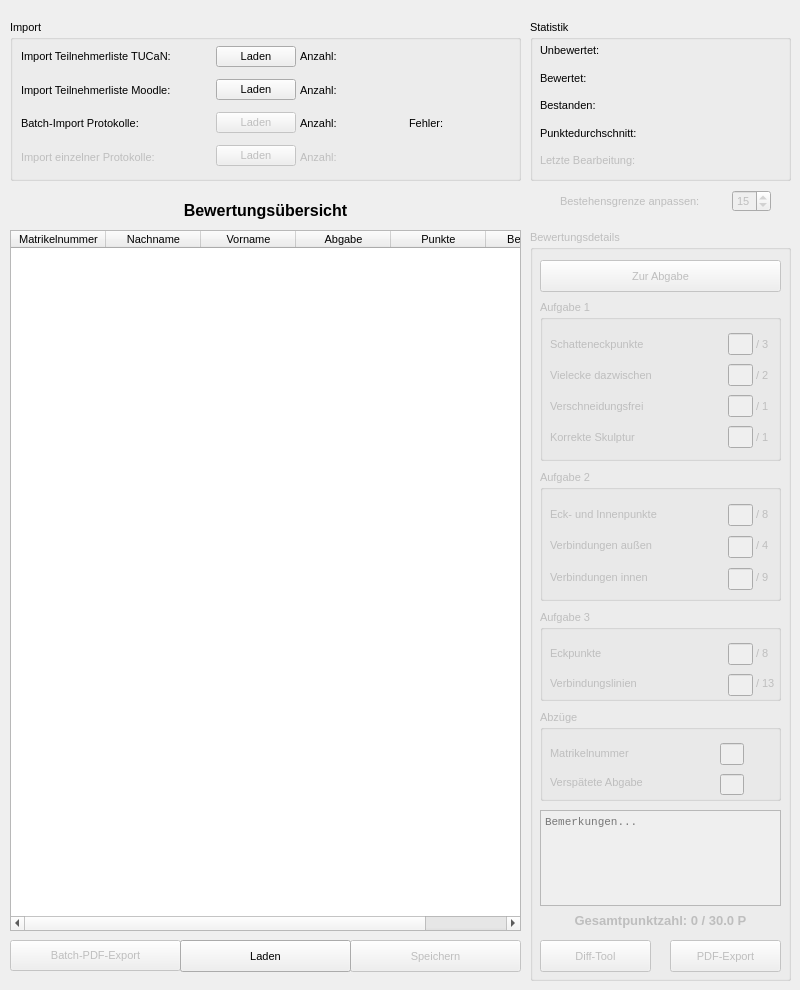
<?xml version="1.0" encoding="UTF-8"?>
<ui version="4.0">
 <class>MainWindow</class>
 <widget class="QMainWindow" name="MainWindow">
  <property name="geometry">
   <rect>
    <x>0</x>
    <y>0</y>
    <width>800</width>
    <height>990</height>
   </rect>
  </property>
  <property name="sizePolicy">
   <sizepolicy hsizetype="Preferred" vsizetype="Preferred">
    <horstretch>0</horstretch>
    <verstretch>0</verstretch>
   </sizepolicy>
  </property>
  <property name="windowTitle">
   <string>GMV-Testat</string>
  </property>
  <property name="windowIcon">
   <iconset>
    <normaloff>../Sonstige Dateien/iib_logo-2.ico</normaloff>../Sonstige Dateien/iib_logo-2.ico</iconset>
  </property>
  <widget class="QWidget" name="centralwidget">
   <widget class="QTableWidget" name="BewertungsUebersicht_table">
    <property name="geometry">
     <rect>
      <x>10</x>
      <y>230</y>
      <width>511</width>
      <height>701</height>
     </rect>
    </property>
    <property name="font">
     <font>
      <pointsize>8</pointsize>
     </font>
    </property>
    <property name="selectionBehavior">
     <enum>QAbstractItemView::SelectRows</enum>
    </property>
    <property name="sortingEnabled">
     <bool>false</bool>
    </property>
    <property name="columnCount">
     <number>6</number>
    </property>
    <attribute name="horizontalHeaderCascadingSectionResizes">
     <bool>false</bool>
    </attribute>
    <attribute name="horizontalHeaderDefaultSectionSize">
     <number>95</number>
    </attribute>
    <attribute name="horizontalHeaderMinimumSectionSize">
     <number>50</number>
    </attribute>
    <attribute name="horizontalHeaderStretchLastSection">
     <bool>false</bool>
    </attribute>
    <attribute name="verticalHeaderVisible">
     <bool>false</bool>
    </attribute>
    <column>
     <property name="text">
      <string>Matrikelnummer</string>
     </property>
    </column>
    <column>
     <property name="text">
      <string>Nachname</string>
     </property>
    </column>
    <column>
     <property name="text">
      <string>Vorname</string>
     </property>
    </column>
    <column>
     <property name="text">
      <string>Abgabe</string>
     </property>
    </column>
    <column>
     <property name="text">
      <string>Punkte</string>
     </property>
    </column>
    <column>
     <property name="text">
      <string>Bestanden</string>
     </property>
    </column>
   </widget>
   <widget class="QPushButton" name="batchPDF_btn">
    <property name="enabled">
     <bool>false</bool>
    </property>
    <property name="geometry">
     <rect>
      <x>10</x>
      <y>940</y>
      <width>171</width>
      <height>31</height>
     </rect>
    </property>
    <property name="font">
     <font>
      <pointsize>8</pointsize>
     </font>
    </property>
    <property name="text">
     <string>Batch-PDF-Export</string>
    </property>
   </widget>
   <widget class="QPushButton" name="Speichern_btn">
    <property name="enabled">
     <bool>false</bool>
    </property>
    <property name="geometry">
     <rect>
      <x>350</x>
      <y>940</y>
      <width>171</width>
      <height>32</height>
     </rect>
    </property>
    <property name="font">
     <font>
      <pointsize>8</pointsize>
     </font>
    </property>
    <property name="text">
     <string>Speichern</string>
    </property>
   </widget>
   <widget class="QPushButton" name="Laden_btn">
    <property name="geometry">
     <rect>
      <x>180</x>
      <y>940</y>
      <width>171</width>
      <height>32</height>
     </rect>
    </property>
    <property name="font">
     <font>
      <pointsize>8</pointsize>
     </font>
    </property>
    <property name="text">
     <string>Laden</string>
    </property>
   </widget>
   <widget class="QGroupBox" name="bewertungsdetails_groupBox">
    <property name="enabled">
     <bool>false</bool>
    </property>
    <property name="geometry">
     <rect>
      <x>530</x>
      <y>230</y>
      <width>261</width>
      <height>751</height>
     </rect>
    </property>
    <property name="font">
     <font>
      <pointsize>8</pointsize>
     </font>
    </property>
    <property name="title">
     <string>Bewertungsdetails</string>
    </property>
    <widget class="QPushButton" name="zurAbgabe_btn">
     <property name="geometry">
      <rect>
       <x>10</x>
       <y>30</y>
       <width>241</width>
       <height>32</height>
      </rect>
     </property>
     <property name="font">
      <font>
       <pointsize>8</pointsize>
      </font>
     </property>
     <property name="text">
      <string>Zur Abgabe</string>
     </property>
    </widget>
    <widget class="QLabel" name="gesamtpunktzahl_label">
     <property name="geometry">
      <rect>
       <x>10</x>
       <y>680</y>
       <width>241</width>
       <height>20</height>
      </rect>
     </property>
     <property name="font">
      <font>
       <pointsize>10</pointsize>
       <weight>75</weight>
       <bold>true</bold>
      </font>
     </property>
     <property name="text">
      <string>Gesamtpunktzahl: 0 / 30.0 P</string>
     </property>
     <property name="textFormat">
      <enum>Qt::PlainText</enum>
     </property>
     <property name="alignment">
      <set>Qt::AlignCenter</set>
     </property>
    </widget>
    <widget class="QPushButton" name="pdfExport_btn">
     <property name="geometry">
      <rect>
       <x>140</x>
       <y>710</y>
       <width>111</width>
       <height>32</height>
      </rect>
     </property>
     <property name="font">
      <font>
       <pointsize>8</pointsize>
      </font>
     </property>
     <property name="text">
      <string>PDF-Export</string>
     </property>
    </widget>
    <widget class="QGroupBox" name="groupBox_2">
     <property name="geometry">
      <rect>
       <x>10</x>
       <y>70</y>
       <width>241</width>
       <height>161</height>
      </rect>
     </property>
     <property name="font">
      <font>
       <pointsize>8</pointsize>
      </font>
     </property>
     <property name="title">
      <string>Aufgabe 1</string>
     </property>
     <widget class="QWidget" name="layoutWidget">
      <property name="geometry">
       <rect>
        <x>10</x>
        <y>30</y>
        <width>231</width>
        <height>121</height>
       </rect>
      </property>
      <layout class="QHBoxLayout" name="horizontalLayout_3" stretch="7,1,1">
       <property name="spacing">
        <number>3</number>
       </property>
       <item>
        <layout class="QVBoxLayout" name="verticalLayout_5">
         <item>
          <widget class="QLabel" name="label_15">
           <property name="font">
            <font>
             <pointsize>8</pointsize>
            </font>
           </property>
           <property name="text">
            <string>Schatteneckpunkte</string>
           </property>
          </widget>
         </item>
         <item>
          <widget class="QLabel" name="label_16">
           <property name="font">
            <font>
             <pointsize>8</pointsize>
            </font>
           </property>
           <property name="text">
            <string>Vielecke dazwischen</string>
           </property>
          </widget>
         </item>
         <item>
          <widget class="QLabel" name="label_17">
           <property name="font">
            <font>
             <pointsize>8</pointsize>
            </font>
           </property>
           <property name="text">
            <string>Verschneidungsfrei</string>
           </property>
          </widget>
         </item>
         <item>
          <widget class="QLabel" name="label_11">
           <property name="font">
            <font>
             <pointsize>8</pointsize>
            </font>
           </property>
           <property name="text">
            <string>Korrekte Skulptur</string>
           </property>
          </widget>
         </item>
        </layout>
       </item>
       <item>
        <layout class="QVBoxLayout" name="verticalLayout_6">
         <property name="spacing">
          <number>9</number>
         </property>
         <property name="leftMargin">
          <number>0</number>
         </property>
         <property name="topMargin">
          <number>3</number>
         </property>
         <property name="bottomMargin">
          <number>0</number>
         </property>
         <item>
          <widget class="QLineEdit" name="krit1_lineEdit">
           <property name="font">
            <font>
             <pointsize>8</pointsize>
            </font>
           </property>
           <property name="alignment">
            <set>Qt::AlignRight|Qt::AlignTrailing|Qt::AlignVCenter</set>
           </property>
          </widget>
         </item>
         <item>
          <widget class="QLineEdit" name="krit2_lineEdit">
           <property name="font">
            <font>
             <pointsize>8</pointsize>
            </font>
           </property>
           <property name="alignment">
            <set>Qt::AlignRight|Qt::AlignTrailing|Qt::AlignVCenter</set>
           </property>
          </widget>
         </item>
         <item>
          <widget class="QLineEdit" name="krit3_lineEdit">
           <property name="font">
            <font>
             <pointsize>8</pointsize>
            </font>
           </property>
           <property name="alignment">
            <set>Qt::AlignRight|Qt::AlignTrailing|Qt::AlignVCenter</set>
           </property>
          </widget>
         </item>
         <item>
          <widget class="QLineEdit" name="krit4_lineEdit">
           <property name="font">
            <font>
             <pointsize>8</pointsize>
            </font>
           </property>
           <property name="alignment">
            <set>Qt::AlignRight|Qt::AlignTrailing|Qt::AlignVCenter</set>
           </property>
          </widget>
         </item>
        </layout>
       </item>
       <item>
        <layout class="QVBoxLayout" name="verticalLayout_7">
         <item>
          <widget class="QLabel" name="label_18">
           <property name="font">
            <font>
             <pointsize>8</pointsize>
            </font>
           </property>
           <property name="text">
            <string>/ 3</string>
           </property>
          </widget>
         </item>
         <item>
          <widget class="QLabel" name="label_19">
           <property name="font">
            <font>
             <pointsize>8</pointsize>
            </font>
           </property>
           <property name="text">
            <string>/ 2</string>
           </property>
          </widget>
         </item>
         <item>
          <widget class="QLabel" name="label_20">
           <property name="font">
            <font>
             <pointsize>8</pointsize>
            </font>
           </property>
           <property name="text">
            <string>/ 1</string>
           </property>
          </widget>
         </item>
         <item>
          <widget class="QLabel" name="label_21">
           <property name="font">
            <font>
             <pointsize>8</pointsize>
            </font>
           </property>
           <property name="text">
            <string>/ 1</string>
           </property>
          </widget>
         </item>
        </layout>
       </item>
      </layout>
     </widget>
    </widget>
    <widget class="QGroupBox" name="groupBox_3">
     <property name="geometry">
      <rect>
       <x>10</x>
       <y>240</y>
       <width>241</width>
       <height>131</height>
      </rect>
     </property>
     <property name="font">
      <font>
       <pointsize>8</pointsize>
      </font>
     </property>
     <property name="title">
      <string>Aufgabe 2</string>
     </property>
     <widget class="QWidget" name="layoutWidget_2">
      <property name="geometry">
       <rect>
        <x>10</x>
        <y>30</y>
        <width>231</width>
        <height>91</height>
       </rect>
      </property>
      <layout class="QHBoxLayout" name="horizontalLayout_4" stretch="7,1,1">
       <property name="spacing">
        <number>3</number>
       </property>
       <item>
        <layout class="QVBoxLayout" name="verticalLayout_8">
         <item>
          <widget class="QLabel" name="label_22">
           <property name="font">
            <font>
             <pointsize>8</pointsize>
            </font>
           </property>
           <property name="text">
            <string>Eck- und Innenpunkte</string>
           </property>
          </widget>
         </item>
         <item>
          <widget class="QLabel" name="label_23">
           <property name="font">
            <font>
             <pointsize>8</pointsize>
            </font>
           </property>
           <property name="text">
            <string>Verbindungen außen</string>
           </property>
          </widget>
         </item>
         <item>
          <widget class="QLabel" name="label_24">
           <property name="font">
            <font>
             <pointsize>8</pointsize>
            </font>
           </property>
           <property name="text">
            <string>Verbindungen innen</string>
           </property>
          </widget>
         </item>
        </layout>
       </item>
       <item>
        <layout class="QVBoxLayout" name="verticalLayout_9">
         <property name="spacing">
          <number>9</number>
         </property>
         <property name="topMargin">
          <number>3</number>
         </property>
         <item>
          <widget class="QLineEdit" name="krit5_lineEdit">
           <property name="font">
            <font>
             <pointsize>8</pointsize>
            </font>
           </property>
           <property name="alignment">
            <set>Qt::AlignRight|Qt::AlignTrailing|Qt::AlignVCenter</set>
           </property>
          </widget>
         </item>
         <item>
          <widget class="QLineEdit" name="krit6_lineEdit">
           <property name="font">
            <font>
             <pointsize>8</pointsize>
            </font>
           </property>
           <property name="alignment">
            <set>Qt::AlignRight|Qt::AlignTrailing|Qt::AlignVCenter</set>
           </property>
          </widget>
         </item>
         <item>
          <widget class="QLineEdit" name="krit7_lineEdit">
           <property name="font">
            <font>
             <pointsize>8</pointsize>
            </font>
           </property>
           <property name="alignment">
            <set>Qt::AlignRight|Qt::AlignTrailing|Qt::AlignVCenter</set>
           </property>
          </widget>
         </item>
        </layout>
       </item>
       <item>
        <layout class="QVBoxLayout" name="verticalLayout_10">
         <item>
          <widget class="QLabel" name="label_25">
           <property name="font">
            <font>
             <pointsize>8</pointsize>
            </font>
           </property>
           <property name="text">
            <string>/ 8</string>
           </property>
          </widget>
         </item>
         <item>
          <widget class="QLabel" name="label_26">
           <property name="font">
            <font>
             <pointsize>8</pointsize>
            </font>
           </property>
           <property name="text">
            <string>/ 4</string>
           </property>
          </widget>
         </item>
         <item>
          <widget class="QLabel" name="label_27">
           <property name="font">
            <font>
             <pointsize>8</pointsize>
            </font>
           </property>
           <property name="text">
            <string>/ 9</string>
           </property>
          </widget>
         </item>
        </layout>
       </item>
      </layout>
     </widget>
    </widget>
    <widget class="QGroupBox" name="groupBox_4">
     <property name="geometry">
      <rect>
       <x>10</x>
       <y>380</y>
       <width>241</width>
       <height>91</height>
      </rect>
     </property>
     <property name="font">
      <font>
       <pointsize>8</pointsize>
      </font>
     </property>
     <property name="title">
      <string>Aufgabe 3</string>
     </property>
     <widget class="QWidget" name="layoutWidget_3">
      <property name="geometry">
       <rect>
        <x>10</x>
        <y>30</y>
        <width>231</width>
        <height>56</height>
       </rect>
      </property>
      <layout class="QHBoxLayout" name="horizontalLayout_5" stretch="7,1,1">
       <property name="spacing">
        <number>3</number>
       </property>
       <item>
        <layout class="QVBoxLayout" name="verticalLayout_11">
         <item>
          <widget class="QLabel" name="label_29">
           <property name="font">
            <font>
             <pointsize>8</pointsize>
            </font>
           </property>
           <property name="text">
            <string>Eckpunkte                        </string>
           </property>
          </widget>
         </item>
         <item>
          <widget class="QLabel" name="label_30">
           <property name="font">
            <font>
             <pointsize>8</pointsize>
            </font>
           </property>
           <property name="text">
            <string>Verbindungslinien</string>
           </property>
          </widget>
         </item>
        </layout>
       </item>
       <item>
        <layout class="QVBoxLayout" name="verticalLayout_12">
         <property name="spacing">
          <number>9</number>
         </property>
         <property name="topMargin">
          <number>3</number>
         </property>
         <item>
          <widget class="QLineEdit" name="krit8_lineEdit">
           <property name="font">
            <font>
             <pointsize>8</pointsize>
            </font>
           </property>
           <property name="alignment">
            <set>Qt::AlignRight|Qt::AlignTrailing|Qt::AlignVCenter</set>
           </property>
          </widget>
         </item>
         <item>
          <widget class="QLineEdit" name="krit9_lineEdit">
           <property name="font">
            <font>
             <pointsize>8</pointsize>
            </font>
           </property>
           <property name="alignment">
            <set>Qt::AlignRight|Qt::AlignTrailing|Qt::AlignVCenter</set>
           </property>
          </widget>
         </item>
        </layout>
       </item>
       <item>
        <layout class="QVBoxLayout" name="verticalLayout_13">
         <item>
          <widget class="QLabel" name="label_33">
           <property name="font">
            <font>
             <pointsize>8</pointsize>
            </font>
           </property>
           <property name="text">
            <string>/ 8</string>
           </property>
          </widget>
         </item>
         <item>
          <widget class="QLabel" name="label_34">
           <property name="font">
            <font>
             <pointsize>8</pointsize>
            </font>
           </property>
           <property name="text">
            <string>/ 13</string>
           </property>
          </widget>
         </item>
        </layout>
       </item>
      </layout>
     </widget>
    </widget>
    <widget class="QGroupBox" name="groupBox_5">
     <property name="geometry">
      <rect>
       <x>10</x>
       <y>480</y>
       <width>241</width>
       <height>91</height>
      </rect>
     </property>
     <property name="font">
      <font>
       <pointsize>8</pointsize>
      </font>
     </property>
     <property name="title">
      <string>Abzüge</string>
     </property>
     <widget class="QWidget" name="layoutWidget">
      <property name="geometry">
       <rect>
        <x>10</x>
        <y>30</y>
        <width>221</width>
        <height>55</height>
       </rect>
      </property>
      <layout class="QHBoxLayout" name="horizontalLayout_2" stretch="7,1,1">
       <property name="spacing">
        <number>3</number>
       </property>
       <item>
        <layout class="QVBoxLayout" name="verticalLayout_14">
         <item>
          <widget class="QLabel" name="label_31">
           <property name="font">
            <font>
             <pointsize>8</pointsize>
            </font>
           </property>
           <property name="text">
            <string>Matrikelnummer</string>
           </property>
          </widget>
         </item>
         <item>
          <widget class="QLabel" name="label_32">
           <property name="font">
            <font>
             <pointsize>8</pointsize>
            </font>
           </property>
           <property name="text">
            <string>Verspätete Abgabe                  </string>
           </property>
          </widget>
         </item>
        </layout>
       </item>
       <item>
        <layout class="QVBoxLayout" name="verticalLayout_15">
         <property name="spacing">
          <number>9</number>
         </property>
         <property name="topMargin">
          <number>3</number>
         </property>
         <item>
          <widget class="QLineEdit" name="abzug1_lineEdit">
           <property name="font">
            <font>
             <pointsize>8</pointsize>
            </font>
           </property>
           <property name="autoFillBackground">
            <bool>false</bool>
           </property>
           <property name="alignment">
            <set>Qt::AlignRight|Qt::AlignTrailing|Qt::AlignVCenter</set>
           </property>
          </widget>
         </item>
         <item>
          <widget class="QLineEdit" name="abzug2_lineEdit">
           <property name="font">
            <font>
             <pointsize>8</pointsize>
            </font>
           </property>
           <property name="alignment">
            <set>Qt::AlignRight|Qt::AlignTrailing|Qt::AlignVCenter</set>
           </property>
          </widget>
         </item>
        </layout>
       </item>
       <item>
        <layout class="QVBoxLayout" name="verticalLayout_18">
         <item>
          <widget class="QLabel" name="label_12">
           <property name="font">
            <font>
             <pointsize>8</pointsize>
            </font>
           </property>
           <property name="text">
            <string/>
           </property>
          </widget>
         </item>
         <item>
          <widget class="QLabel" name="label_39">
           <property name="font">
            <font>
             <pointsize>8</pointsize>
            </font>
           </property>
           <property name="text">
            <string/>
           </property>
          </widget>
         </item>
        </layout>
       </item>
      </layout>
     </widget>
    </widget>
    <widget class="QPushButton" name="diffTool_btn">
     <property name="enabled">
      <bool>false</bool>
     </property>
     <property name="geometry">
      <rect>
       <x>10</x>
       <y>710</y>
       <width>111</width>
       <height>32</height>
      </rect>
     </property>
     <property name="font">
      <font>
       <pointsize>8</pointsize>
      </font>
     </property>
     <property name="text">
      <string>Diff-Tool</string>
     </property>
    </widget>
    <widget class="QPlainTextEdit" name="bemerkung_plainTextEdit">
     <property name="geometry">
      <rect>
       <x>10</x>
       <y>580</y>
       <width>241</width>
       <height>96</height>
      </rect>
     </property>
     <property name="font">
      <font>
       <family>Courier New</family>
       <pointsize>8</pointsize>
      </font>
     </property>
     <property name="placeholderText" stdset="0">
      <string>Bemerkungen...</string>
     </property>
    </widget>
   </widget>
   <widget class="QGroupBox" name="groupBox">
    <property name="geometry">
     <rect>
      <x>10</x>
      <y>20</y>
      <width>511</width>
      <height>161</height>
     </rect>
    </property>
    <property name="font">
     <font>
      <pointsize>8</pointsize>
     </font>
    </property>
    <property name="title">
     <string>Import</string>
    </property>
    <widget class="QWidget" name="layoutWidget">
     <property name="geometry">
      <rect>
       <x>11</x>
       <y>21</y>
       <width>491</width>
       <height>131</height>
      </rect>
     </property>
     <layout class="QHBoxLayout" name="horizontalLayout" stretch="3,0,0,1,0,1">
      <property name="spacing">
       <number>4</number>
      </property>
      <item>
       <layout class="QVBoxLayout" name="verticalLayout">
        <item>
         <widget class="QLabel" name="label">
          <property name="font">
           <font>
            <pointsize>8</pointsize>
           </font>
          </property>
          <property name="text">
           <string>Import Teilnehmerliste TUCaN:</string>
          </property>
         </widget>
        </item>
        <item>
         <widget class="QLabel" name="label_2">
          <property name="font">
           <font>
            <pointsize>8</pointsize>
           </font>
          </property>
          <property name="text">
           <string>Import Teilnehmerliste Moodle:</string>
          </property>
         </widget>
        </item>
        <item>
         <widget class="QLabel" name="label_3">
          <property name="font">
           <font>
            <pointsize>8</pointsize>
           </font>
          </property>
          <property name="text">
           <string>Batch-Import Protokolle:</string>
          </property>
         </widget>
        </item>
        <item>
         <widget class="QLabel" name="label_4">
          <property name="enabled">
           <bool>false</bool>
          </property>
          <property name="font">
           <font>
            <pointsize>8</pointsize>
           </font>
          </property>
          <property name="text">
           <string>Import einzelner Protokolle:</string>
          </property>
         </widget>
        </item>
       </layout>
      </item>
      <item>
       <layout class="QVBoxLayout" name="verticalLayout_2">
        <property name="spacing">
         <number>7</number>
        </property>
        <item>
         <widget class="QPushButton" name="TucanListeLaden_btn">
          <property name="font">
           <font>
            <pointsize>8</pointsize>
           </font>
          </property>
          <property name="text">
           <string>Laden</string>
          </property>
         </widget>
        </item>
        <item>
         <widget class="QPushButton" name="MoodleListeLaden_btn">
          <property name="font">
           <font>
            <pointsize>8</pointsize>
           </font>
          </property>
          <property name="text">
           <string>Laden</string>
          </property>
         </widget>
        </item>
        <item>
         <widget class="QPushButton" name="BatchImportKpLaden_btn">
          <property name="enabled">
           <bool>false</bool>
          </property>
          <property name="font">
           <font>
            <pointsize>8</pointsize>
           </font>
          </property>
          <property name="text">
           <string>Laden</string>
          </property>
         </widget>
        </item>
        <item>
         <widget class="QPushButton" name="EinzelKpLaden_btn">
          <property name="enabled">
           <bool>false</bool>
          </property>
          <property name="font">
           <font>
            <pointsize>8</pointsize>
           </font>
          </property>
          <property name="text">
           <string>Laden</string>
          </property>
         </widget>
        </item>
       </layout>
      </item>
      <item>
       <layout class="QVBoxLayout" name="verticalLayout_3">
        <item>
         <widget class="QLabel" name="label_6">
          <property name="font">
           <font>
            <pointsize>8</pointsize>
           </font>
          </property>
          <property name="text">
           <string>Anzahl:</string>
          </property>
         </widget>
        </item>
        <item>
         <widget class="QLabel" name="label_8">
          <property name="font">
           <font>
            <pointsize>8</pointsize>
           </font>
          </property>
          <property name="text">
           <string>Anzahl:</string>
          </property>
         </widget>
        </item>
        <item>
         <widget class="QLabel" name="label_7">
          <property name="font">
           <font>
            <pointsize>8</pointsize>
           </font>
          </property>
          <property name="text">
           <string>Anzahl:</string>
          </property>
         </widget>
        </item>
        <item>
         <widget class="QLabel" name="label_9">
          <property name="enabled">
           <bool>false</bool>
          </property>
          <property name="font">
           <font>
            <pointsize>8</pointsize>
           </font>
          </property>
          <property name="text">
           <string>Anzahl:</string>
          </property>
         </widget>
        </item>
       </layout>
      </item>
      <item>
       <layout class="QVBoxLayout" name="verticalLayout_4">
        <item>
         <widget class="QLabel" name="AnzahlTucanTeilnehmer_label">
          <property name="font">
           <font>
            <pointsize>8</pointsize>
           </font>
          </property>
          <property name="text">
           <string/>
          </property>
         </widget>
        </item>
        <item>
         <widget class="QLabel" name="AnzahlMoodleTeilnehmer_label">
          <property name="font">
           <font>
            <pointsize>8</pointsize>
           </font>
          </property>
          <property name="text">
           <string/>
          </property>
         </widget>
        </item>
        <item>
         <widget class="QLabel" name="AnzahlAbgaben_label">
          <property name="font">
           <font>
            <pointsize>8</pointsize>
           </font>
          </property>
          <property name="text">
           <string/>
          </property>
         </widget>
        </item>
        <item>
         <widget class="QLabel" name="label_13">
          <property name="font">
           <font>
            <pointsize>8</pointsize>
           </font>
          </property>
          <property name="text">
           <string/>
          </property>
         </widget>
        </item>
       </layout>
      </item>
      <item>
       <layout class="QVBoxLayout" name="verticalLayout_19">
        <item>
         <widget class="QLabel" name="label_40">
          <property name="text">
           <string/>
          </property>
         </widget>
        </item>
        <item>
         <widget class="QLabel" name="label_41">
          <property name="text">
           <string/>
          </property>
         </widget>
        </item>
        <item>
         <widget class="QLabel" name="label_38">
          <property name="font">
           <font>
            <pointsize>8</pointsize>
           </font>
          </property>
          <property name="text">
           <string>Fehler:</string>
          </property>
         </widget>
        </item>
        <item>
         <widget class="QLabel" name="label_42">
          <property name="text">
           <string/>
          </property>
         </widget>
        </item>
       </layout>
      </item>
      <item>
       <layout class="QVBoxLayout" name="verticalLayout_20">
        <item>
         <widget class="QLabel" name="label_43">
          <property name="text">
           <string/>
          </property>
         </widget>
        </item>
        <item>
         <widget class="QLabel" name="label_44">
          <property name="text">
           <string/>
          </property>
         </widget>
        </item>
        <item>
         <widget class="QLabel" name="fehler_label">
          <property name="font">
           <font>
            <pointsize>8</pointsize>
           </font>
          </property>
          <property name="text">
           <string/>
          </property>
         </widget>
        </item>
        <item>
         <widget class="QLabel" name="label_45">
          <property name="text">
           <string/>
          </property>
         </widget>
        </item>
       </layout>
      </item>
     </layout>
    </widget>
   </widget>
   <widget class="QLabel" name="label_10">
    <property name="geometry">
     <rect>
      <x>10</x>
      <y>190</y>
      <width>511</width>
      <height>41</height>
     </rect>
    </property>
    <property name="font">
     <font>
      <pointsize>12</pointsize>
      <weight>75</weight>
      <bold>true</bold>
     </font>
    </property>
    <property name="text">
     <string>Bewertungsübersicht</string>
    </property>
    <property name="textFormat">
     <enum>Qt::PlainText</enum>
    </property>
    <property name="scaledContents">
     <bool>true</bool>
    </property>
    <property name="alignment">
     <set>Qt::AlignCenter</set>
    </property>
    <property name="wordWrap">
     <bool>false</bool>
    </property>
   </widget>
   <widget class="QGroupBox" name="groupBox_6">
    <property name="geometry">
     <rect>
      <x>530</x>
      <y>20</y>
      <width>261</width>
      <height>161</height>
     </rect>
    </property>
    <property name="font">
     <font>
      <pointsize>8</pointsize>
     </font>
    </property>
    <property name="title">
     <string>Statistik</string>
    </property>
    <widget class="QWidget" name="layoutWidget">
     <property name="geometry">
      <rect>
       <x>10</x>
       <y>20</y>
       <width>241</width>
       <height>131</height>
      </rect>
     </property>
     <layout class="QHBoxLayout" name="horizontalLayout_7">
      <item>
       <layout class="QVBoxLayout" name="verticalLayout_16">
        <item>
         <widget class="QLabel" name="label_37">
          <property name="font">
           <font>
            <pointsize>8</pointsize>
           </font>
          </property>
          <property name="text">
           <string>Unbewertet:</string>
          </property>
         </widget>
        </item>
        <item>
         <widget class="QLabel" name="label_28">
          <property name="font">
           <font>
            <pointsize>8</pointsize>
           </font>
          </property>
          <property name="text">
           <string>Bewertet:</string>
          </property>
         </widget>
        </item>
        <item>
         <widget class="QLabel" name="label_35">
          <property name="font">
           <font>
            <pointsize>8</pointsize>
           </font>
          </property>
          <property name="text">
           <string>Bestanden:</string>
          </property>
         </widget>
        </item>
        <item>
         <widget class="QLabel" name="label_14">
          <property name="font">
           <font>
            <pointsize>8</pointsize>
           </font>
          </property>
          <property name="text">
           <string>Punktedurchschnitt:</string>
          </property>
         </widget>
        </item>
        <item>
         <widget class="QLabel" name="label_36">
          <property name="enabled">
           <bool>false</bool>
          </property>
          <property name="font">
           <font>
            <pointsize>8</pointsize>
           </font>
          </property>
          <property name="text">
           <string>Letzte Bearbeitung:</string>
          </property>
         </widget>
        </item>
       </layout>
      </item>
      <item>
       <layout class="QVBoxLayout" name="verticalLayout_17">
        <item>
         <widget class="QLabel" name="unbewertet_label">
          <property name="font">
           <font>
            <pointsize>8</pointsize>
           </font>
          </property>
          <property name="text">
           <string/>
          </property>
         </widget>
        </item>
        <item>
         <widget class="QLabel" name="bewertet_label">
          <property name="font">
           <font>
            <pointsize>8</pointsize>
           </font>
          </property>
          <property name="text">
           <string/>
          </property>
         </widget>
        </item>
        <item>
         <widget class="QLabel" name="bestanden_label">
          <property name="font">
           <font>
            <pointsize>8</pointsize>
           </font>
          </property>
          <property name="text">
           <string/>
          </property>
         </widget>
        </item>
        <item>
         <widget class="QLabel" name="durchschnitt_label">
          <property name="font">
           <font>
            <pointsize>8</pointsize>
           </font>
          </property>
          <property name="text">
           <string/>
          </property>
         </widget>
        </item>
        <item>
         <widget class="QLabel" name="zuletztBearbeitet_label">
          <property name="font">
           <font>
            <pointsize>8</pointsize>
           </font>
          </property>
          <property name="text">
           <string/>
          </property>
         </widget>
        </item>
       </layout>
      </item>
     </layout>
    </widget>
   </widget>
   <widget class="QWidget" name="layoutWidget">
    <property name="geometry">
     <rect>
      <x>560</x>
      <y>190</y>
      <width>211</width>
      <height>22</height>
     </rect>
    </property>
    <layout class="QHBoxLayout" name="horizontalLayout_6" stretch="2,0">
     <item>
      <widget class="QLabel" name="grenze_label">
       <property name="enabled">
        <bool>false</bool>
       </property>
       <property name="font">
        <font>
         <pointsize>8</pointsize>
        </font>
       </property>
       <property name="text">
        <string>Bestehensgrenze anpassen:</string>
       </property>
      </widget>
     </item>
     <item>
      <widget class="QSpinBox" name="grenze_spinBox">
       <property name="enabled">
        <bool>false</bool>
       </property>
       <property name="font">
        <font>
         <pointsize>8</pointsize>
        </font>
       </property>
       <property name="minimum">
        <number>1</number>
       </property>
       <property name="maximum">
        <number>30</number>
       </property>
       <property name="value">
        <number>15</number>
       </property>
      </widget>
     </item>
    </layout>
   </widget>
  </widget>
  <action name="actionHallo">
   <property name="text">
    <string>Hallo</string>
   </property>
  </action>
 </widget>
 <resources>
  <include location="iib_Logo.qrc"/>
 </resources>
 <connections/>
</ui>
